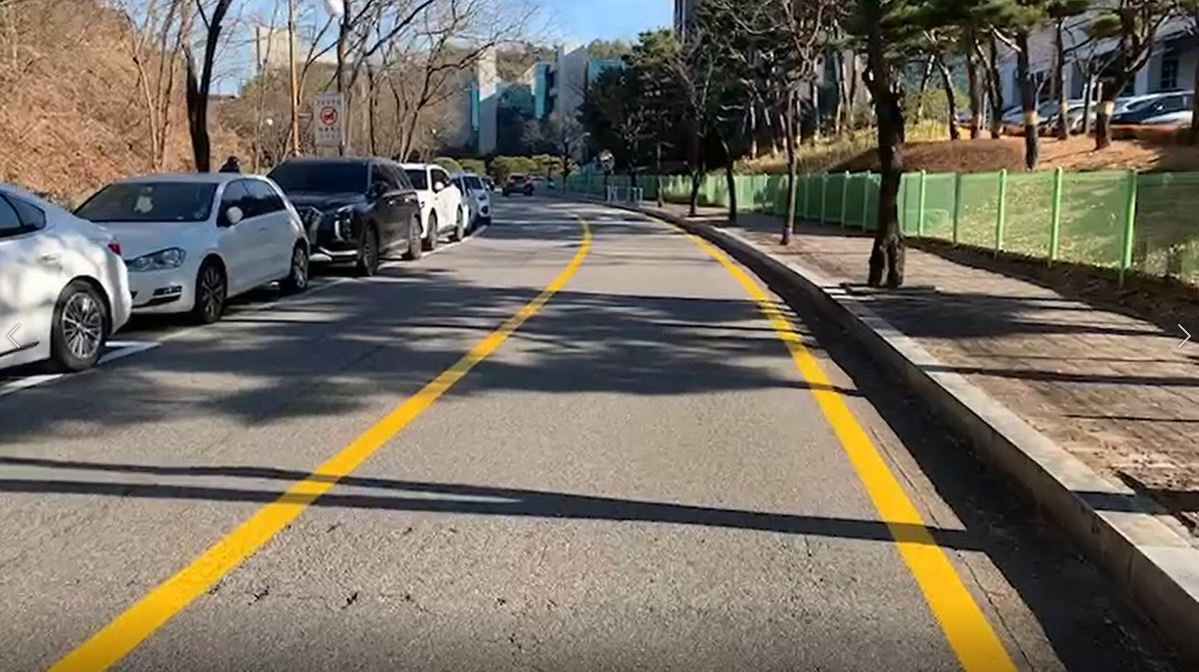
#> input picture notebooks/imgs/test.jpg, 1199 x 672 px, given in place of test.png, which was not available
$ jupyter execute --allow-errors LaneDetection.ipynb   (text cells are left out)
#> lines starting #> are read from the running program, lines starting #| are printed output that depends on the picture; after the words box and inside, x2 and y2 are one past the last pixel; in counts of white or black regions, pixels touching at a corner belong together; pictures that were not available may be replaced by others from this repository, and a replacement may not be noted
[cell 1]
import sys
import os
import cv2
import time
import numpy as np
import ffmpeg
import matplotlib.pyplot as plt
from pathlib import Path
from torchvision.transforms import ToPILImage

[cell 2]
if os.name == 'nt':
    repo_path = Path(".").absolute().parent
    data_path = Path("D:/Datas/") / "lanevideo"
else:
    repo_path = Path(".").absolute().parent
    data_path = repo_path.parent / "data" / "lanevideo"

sys.path.append(str(repo_path))

[cell 3]
from PIL import Image
imreader = lambda x: np.array(Image.open(x))
imsaver = lambda x, path: Image.fromarray(x).save(path)
img_path = "./imgs/test.png"
image = imreader(img_path)
#> image is the input picture: shape (672, 1199, 3); mean R, G, B 117.5, 109.9, 97.1
height, width = 480, 640

def resize_image(img, width, height):
    return cv2.resize(img, (width, height))

def gray_image(img):
    return cv2.cvtColor(img, cv2.COLOR_RGB2GRAY)

def gaussian_blur(gray_img, kernel_size=5):
    return cv2.GaussianBlur(gray_img, (kernel_size, kernel_size), 0)

def draw(img1, img2, tit1, tit2, cmap1=None, cmap2="gray"):
    fig, axes = plt.subplots(1, 2, figsize=(12, 6))
    ax1, ax2 = axes
    ax1.imshow(img1, cmap=cmap1)
    ax1.set_title(tit1)
    ax1.set_axis_off()

    ax2.imshow(img2, cmap=cmap2)
    ax2.set_title(tit2)
    ax2.set_axis_off()
    plt.tight_layout()
    plt.show()

[cell 4]
img = resize_image(image, width, height)
#> in resize_image, `return cv2.resize(img, (width, height))`:
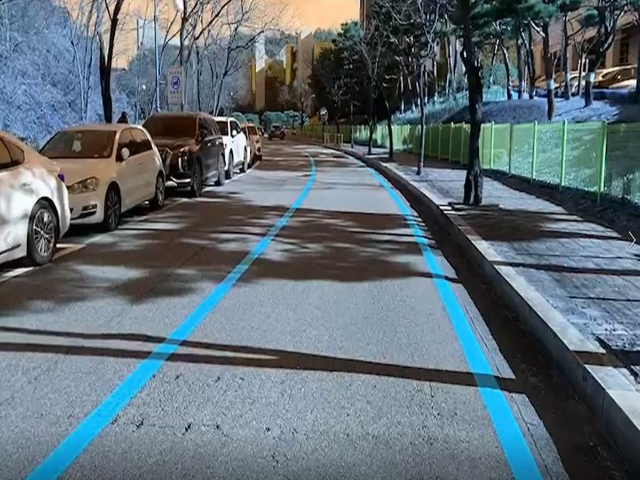
#> returned value: shape (480, 640, 3); mean of channels 0, 1, 2 117.4, 109.8, 97; drawn as B, G, R
plt.imshow(img)
plt.show()

[cell 5]
gray_img = gray_image(img)  # Gray scale
#> in gray_image, `return cv2.cvtColor(img, cv2.COLOR_RGB2GRAY)`:
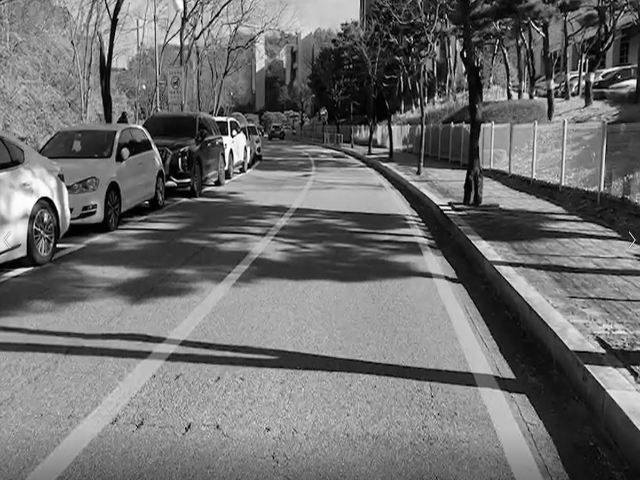
#> returned value: shape (480, 640); min 0, max 255, mean 110.6
blur_img = gaussian_blur(gray_img, kernel_size=5)  # Blur
draw(img, blur_img, "Original Image", "Blurred Image")
#> in draw, `plt.show()`:
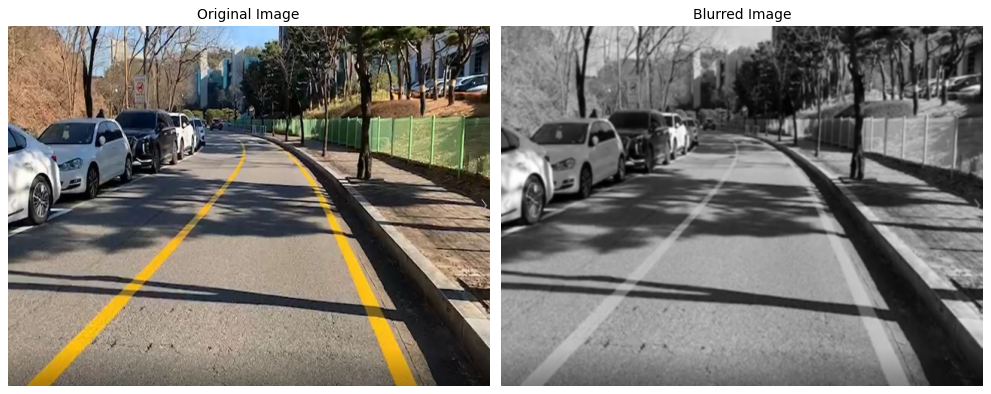
#> figure drawn by matplotlib, 2 panels

[cell 6]
def get_edges(blur_img, low_threshold=100, high_threshold=200):
    return cv2.Canny(blur_img, low_threshold, high_threshold)

[cell 7]
edge_img = get_edges(blur_img, low_threshold=100, high_threshold=100*2)
#> in get_edges, `return cv2.Canny(blur_img, low_threshold, high_threshold)`:
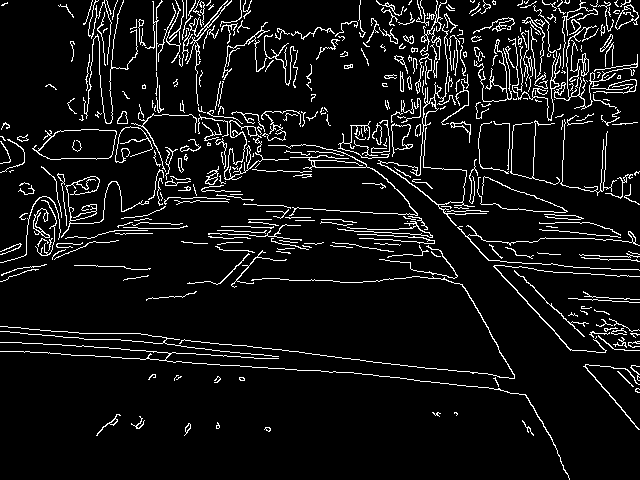
#> returned value: shape (480, 640); 7.5% white in thin lines or dots
draw(blur_img, edge_img, "Blurred Image", "Edge Image", cmap1= "gray", cmap2="gray")

[cell 8]
def get_roi(edge_img, vertices, ignore_value = 255):
    '''get the polygon to be used to block out everything in the image except the region of interest'''
    roi = np.zeros_like(edge_img)
    cv2.fillPoly(roi, vertices, ignore_value)
    return roi

def mask(edge_img, roi):
    '''block out everything in the image except the edges in the region of interest'''
    return cv2.bitwise_and(edge_img, roi)

def get_vertices(w, h, axc, bxc, cyc, dyc, maxyc = 1.0, maxxc = 1.0, startxc = 0.0):
    ax = int(axc*w)
    bx = int(bxc*w)
    cy = int(cyc*h)
    dy = int(dyc*h)
    maxy = int(maxyc*h)
    maxx = int(maxxc*w)
    startx = int(startxc*w)
    bottom_left = (startx, maxy)
    top_left = (ax, cy)
    top_right = (bx, dy)
    bottom_right = (maxx, maxy)
    vertices = np.array([[bottom_left, top_left, top_right, bottom_right]], dtype=np.int32)
    return vertices

[cell 9]
ax_coef = 0.0/25
bx_coef = 16.0/25
cy_coef = 0.4
dy_coef = 0.4
maxy_coef = 1.6
maxx_coef = 1.0
startx_coef = 0.0

height, width = edge_img.shape
#> height = 480; width = 640
vertices = get_vertices(width, height, ax_coef, bx_coef, cy_coef, dy_coef, maxy_coef, maxx_coef, startx_coef)

roi = get_roi(edge_img, vertices)
#> in get_roi, `cv2.fillPoly(roi, vertices, ignore_value)`:
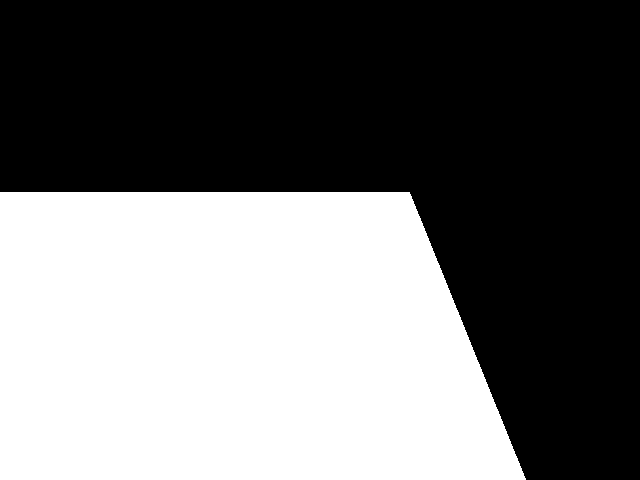
#> roi: shape (480, 640); 43.9% white; 1 white region, box (x1, y1, x2, y2) and area: (0, 192, 526, 480) 134784
mask_img = mask(edge_img, roi)
#> in mask, `return cv2.bitwise_and(edge_img, roi)`:
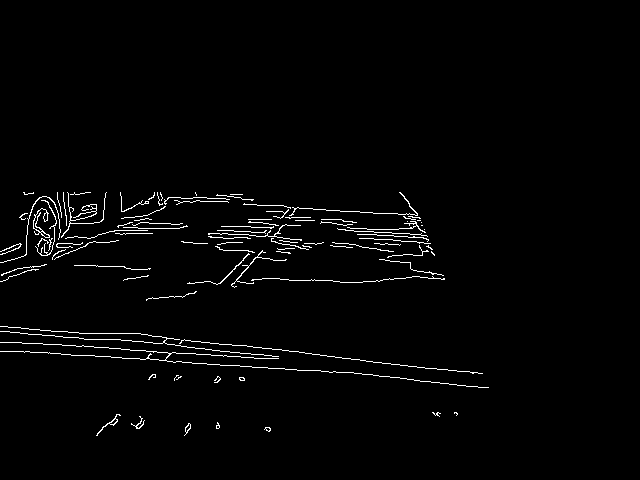
#> returned value: shape (480, 640); 1.9% white in thin lines or dots, all inside (x1, y1, x2, y2) = (0, 192, 489, 436)
draw(edge_img, mask_img, "Edge Image", "Masked Image", cmap1= "gray", cmap2="gray")
plt.imshow(roi)
plt.show()

[cell 10]
def get_lines(masked_edge_image, rho, theta_coef, min_votes, min_line_length, max_line_gap):
    '''convert edges into lines using hough transform algorithm '''
    theta = theta_coef * np.pi/180
    return cv2.HoughLinesP(masked_edge_image, rho, theta, min_votes, np.array([]),
                           minLineLength=min_line_length, maxLineGap=max_line_gap)

def draw_lines(lines, image, color=[255, 0, 0], thickness=2, thresh=0.5):
    ''' draw the lines on a blank image'''
    lined_image = np.copy(image)*0

    if lines is not None:
        for line in lines:
            for x1,y1,x2,y2 in line:
                slope, intercept = np.polyfit((x1,x2), (y1,y2), 1)
                if abs(slope) > thresh:
                    cv2.line(lined_image, (x1, y1), (x2, y2), color, thickness)

    return lined_image

[cell 11]
rho = 1
theta_coef = 1
min_votes = 30
min_line_length = 20
max_line_gap = 20

lines = get_lines(mask_img, rho, theta_coef, min_votes, min_line_length, max_line_gap)
#> lines = 100 rows, first 6: [38, 343, 266, 358], [19, 351, 304, 370], [198, 200, 417, 215], [0, 331, 97, 339], [115, 339, 278, 356], [231, 344, 473, 373]
line_img = draw_lines(lines, img)
#> in draw_lines, `lined_image = np.copy(image)*0`: lined_image: shape (480, 640, 3); every value is 0
#> the loop in draw_lines, `for line in lines:` made 100 passes
#> line on passes 1 to 12: [[38, 343, 266, 358]], [[19, 351, 304, 370]], [[198, 200, 417, 215]], [[0, 331, 97, 339]], [[115, 339, 278, 356]], [[231, 344, 473, 373]], [[129, 222, 179, 224]], [[337, 228, 420, 229]], [[235, 237, 388, 250]], [[8, 327, 94, 333]], [[118, 227, 179, 228]], [[345, 230, 426, 235]]
#> after the loop in draw_lines, `for line in lines:`:
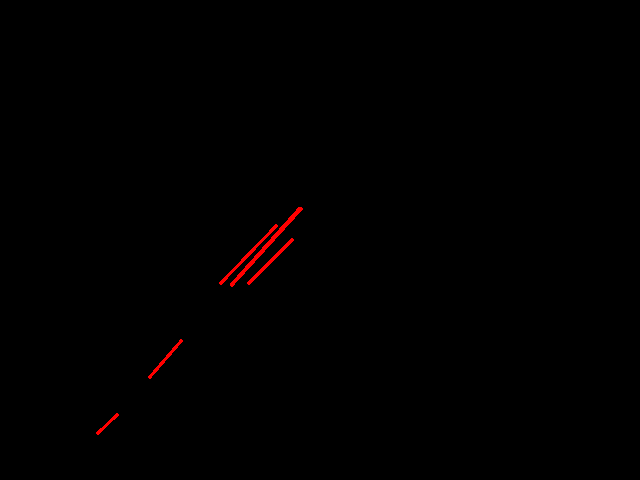
#> lined_image: shape (480, 640, 3); mean R, G, B 1, 0, 0
draw(img, line_img, "Original Image", "Line Image", cmap1=None, cmap2=None)

[cell 12]
def extrapolate_lines(lines, image, color=[255, 0, 0], thickness = 10,
                      positive_thresh = 0.5, negative_thresh = 0.5):

    imshape = image.shape
    image = np.copy(image)*0

    #initialize minimum and maximum y coordinate
    minimum_y = image.shape[0]
    maximum_y = image.shape[0]

    #initialize groups of values into empty lists
    left_slopes = []
    left_xs = []
    left_ys = []
    right_slopes = []
    right_xs = []
    right_ys = []

    # segregate the small line segments into the left lane group or right lane group
    if lines is not None:
        for line in lines:
            for x1,y1,x2,y2 in line:

                # get the slope and intercept of the line (as defined by two points) using the polyfit function
                slope, intercept = np.polyfit((x1,x2), (y1,y2), 1)

                if (slope > positive_thresh): #if positive slope, put value to left lane group
                    left_slopes += [slope]
                    left_xs += [x1, x2]
                    left_ys += [y1, y2]
                elif (slope < negative_thresh): #if negative slope, put value to right lane group
                    right_slopes += [slope]
                    right_xs += [x1, x2]
                    right_ys += [y1, y2]

                # update the minimum y_coordinate based on values seen
                minimum_y = min(min(y1, y2), minimum_y)

    #average all the values in each group to get the slope, x, and y
    left_slope = np.mean(left_slopes)
    left_x = np.mean(left_xs)
    left_y = np.mean(left_ys)
    right_slope = np.mean(right_slopes)
    right_x = np.mean(right_xs)
    right_y = np.mean(right_ys)

    #derive the intercept using the equation of the line and average value
    left_intercept = left_y - (left_slope * left_x)
    right_intercept = right_y - (right_slope * right_x)

    if ((len(left_slopes) > 0) and (len(right_slopes) > 0)): #make sure we have points in each group
        #derive the x coordinate using the equation of the lines and derived values
        upper_left_x = int((minimum_y - left_intercept) / left_slope)
        lower_left_x = int((maximum_y - left_intercept) / left_slope)
        upper_right_x = int((minimum_y - right_intercept) / right_slope)
        lower_right_x = int((maximum_y - right_intercept) / right_slope)

        #draw the line based on two points
        cv2.line(image, (upper_left_x, minimum_y), (lower_left_x, maximum_y), color, thickness)
        cv2.line(image, (upper_right_x, minimum_y), (lower_right_x, maximum_y), color, thickness)

    return image

[cell 13]
line_img2 = extrapolate_lines(lines, img, thickness=10, positive_thresh=0.5, negative_thresh=0.5)
#> the loop in extrapolate_lines, `for line in lines:` made 100 passes
#> after the loop in extrapolate_lines, `for line in lines:`: left_slopes = []; right_slopes = 100 values, max 0.222 at index 81, min -1.16 at index 98, mean -0.0475; right_xs = 200 values, max 488 at index 91, min 0 at index 6, mean 206.9; right_ys = 200 values, max 433 at index 176, min 193 at index 131, mean 255.7
#> in extrapolate_lines, `left_slope = np.mean(left_slopes)`: left_slope = nan
#> in extrapolate_lines, `right_slope = np.mean(right_slopes)`: right_slope = -0.0475
#> in extrapolate_lines, `right_x = np.mean(right_xs)`: right_x = 206.9
#> in extrapolate_lines, `right_y = np.mean(right_ys)`: right_y = 255.7
#> in extrapolate_lines, `left_intercept = left_y - (left_slope * left_x)`: left_intercept = nan
#> in extrapolate_lines, `right_intercept = right_y - (right_slope * right_x)`: right_intercept = 265.6
draw(img, line_img2, "Original Image", "Line Image", cmap1=None, cmap2=None)

[cell 14]
def overlap(first_image, second_image, alpha=0.8, beta=0.5, lamb=0.0):
    '''first_image * α + second_image * β + λ (colored)'''
    return cv2.addWeighted(first_image, alpha, second_image, beta, lamb)

[cell 15]
final_img = overlap(line_img, img)
#> in overlap, `return cv2.addWeighted(first_image, alpha, second_image, beta, lamb)`:
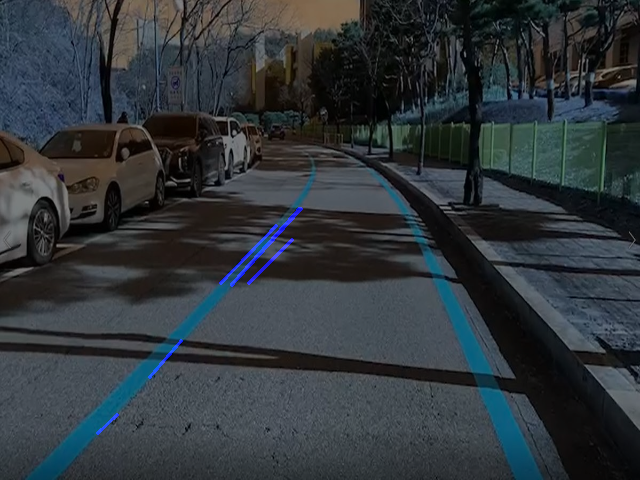
#> returned value: shape (480, 640, 3); mean of channels 0, 1, 2 59.4, 54.9, 48.5; drawn as B, G, R
draw(img, final_img, "Original Image", "Overlap Image", cmap1=None, cmap2=None)
